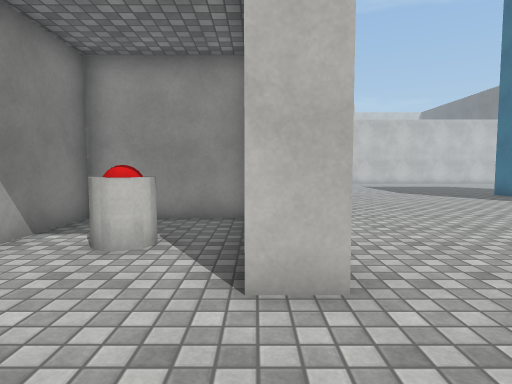
[1] (above)

20 first-person views from a walk through a scene from a Unity 3-D project. The camera is 1.2 m above the floor, tilts 4° down and sees 75° across. The floor is counted in squares, 1 m on a side. Each view is taken from the middle of a square. On the plan, view 1 faces up. The plan holds only what a view shows up to about 14 squares ahead; the rest is blank. The place goes on beyond the plan. The player is left out. Surface patterns are stand-ins for the level's own textures.

[2]
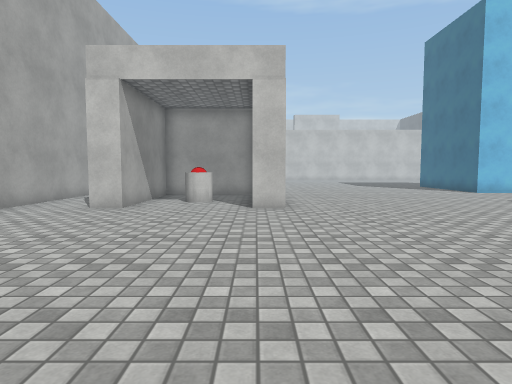

[3]
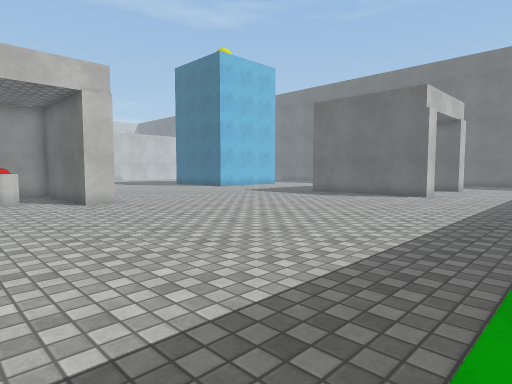

[4]
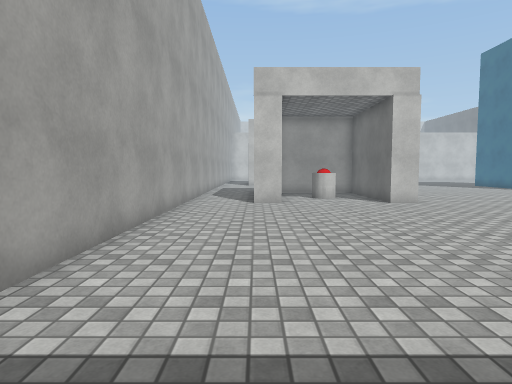

[5]
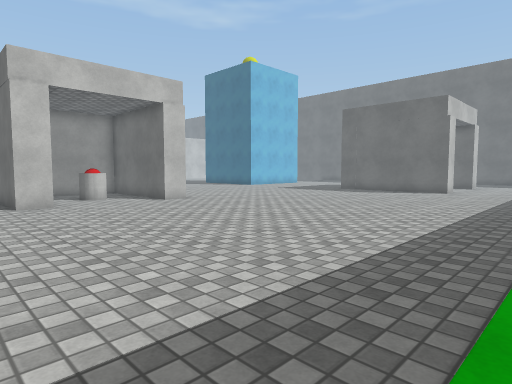

[6]
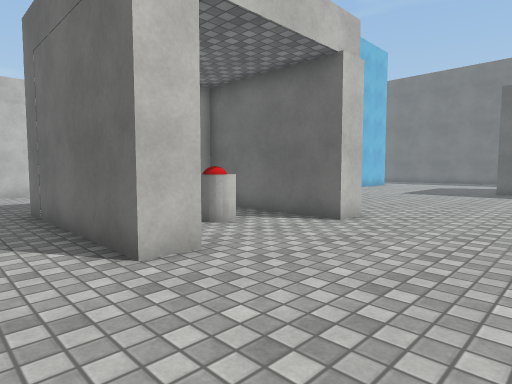

[7]
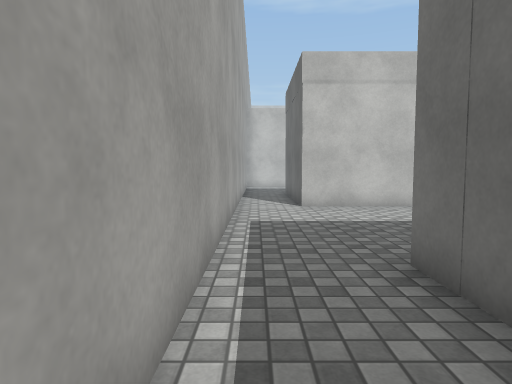

[8]
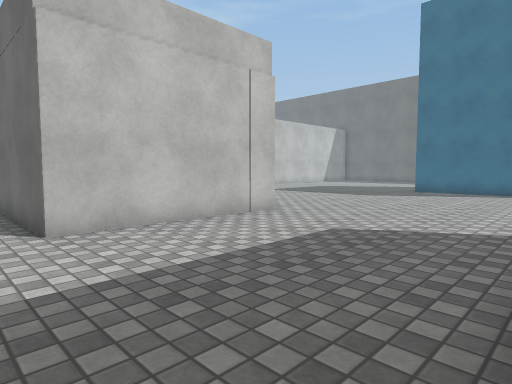

[9]
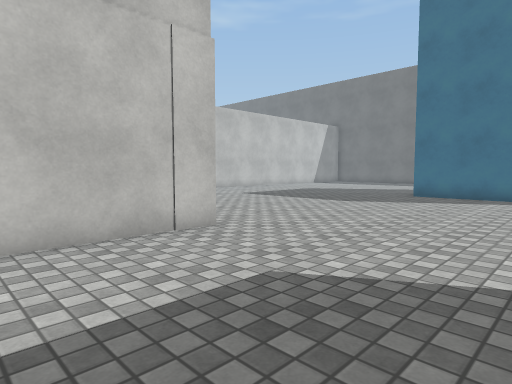

[10]
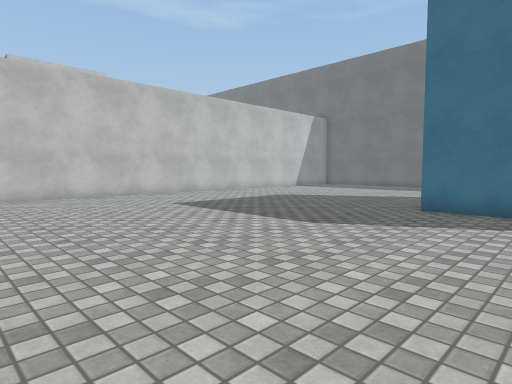

[11]
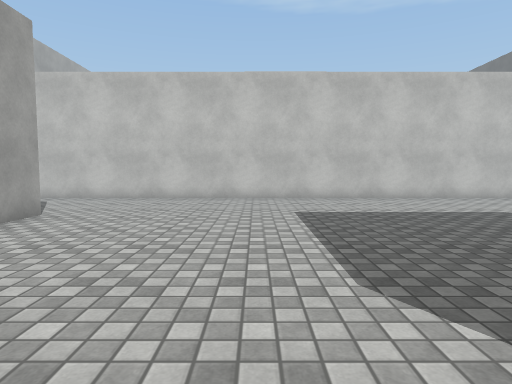

[12]
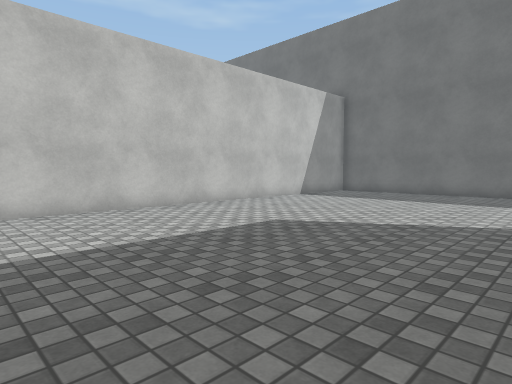

[13]
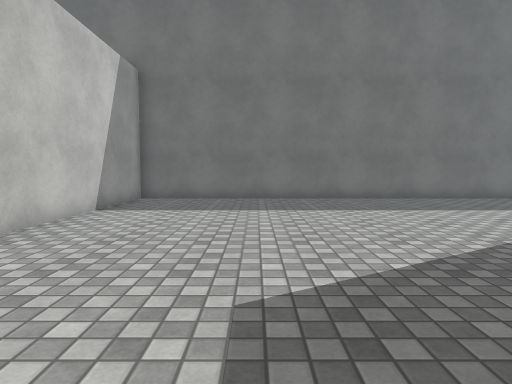

[14]
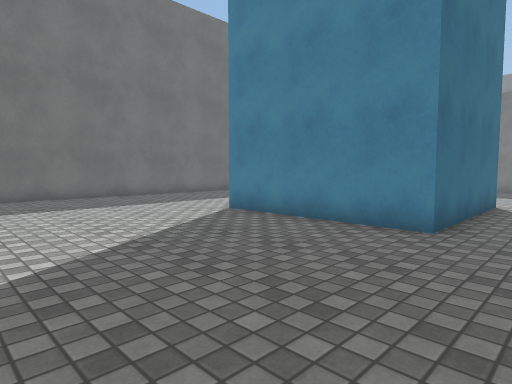

[15]
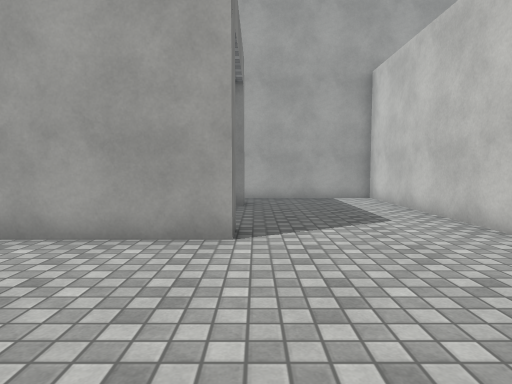

[16]
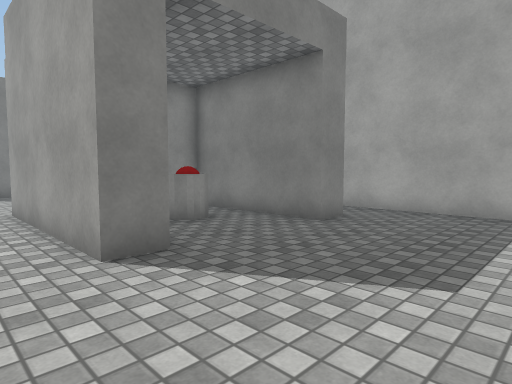

[17]
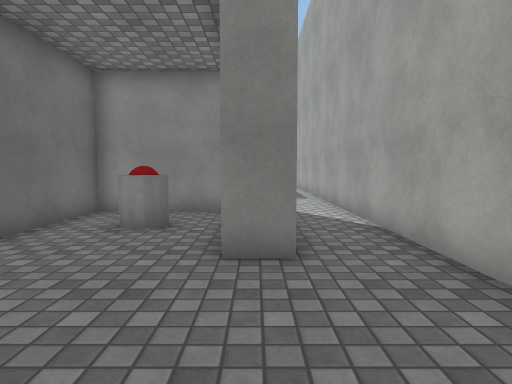

[18]
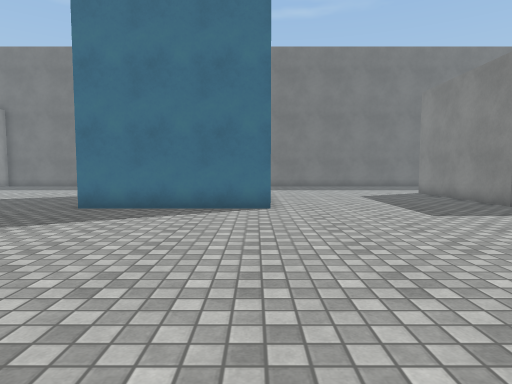

[19]
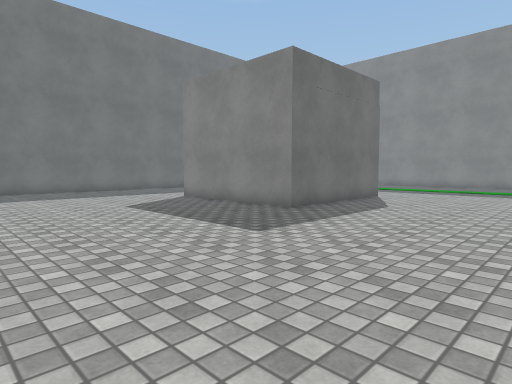

[20]
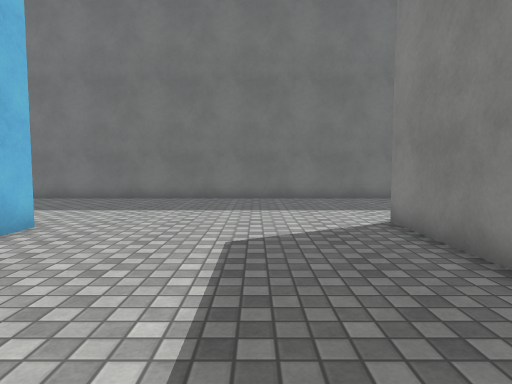

### Floor plan
Points are (right, up) in squares from view 1. A wall is a line through its corners. A room is listed if a view was taken in it or the views show most of it. See-through windows are left out.
Room 1 (views 1, 2, 3, 4, 5, 6, 7, 8, 9, 10, 11, 12, 13, 14, 15, 16, 17, 18, 19, 20)
walls: (11, 9.5) (11, 15.4) (16.9, 15.4); (1, 3.1) (-0.1, 3.1) (-0.1, 8.1) (-4.1, 8.1) (-4.1, 3.1) (-5.1, 3.1) (-5.1, 9.1); (-0.6, 9.1) (-0.1, 9.1); (16.9, 9.6) (15.9, 9.6); (11.5, -3.5) (11.5, 2) (17.5, 2); (-0.6, 21.6) (0.4, 21.6) (0.4, 15.7) (-5.5, 15.7) (-5.5, 20.3); (23.4, -0.5) (23.4, 26.6) (-7.6, 26.6) (-7.6, -5.7); (-5.6, 21.6) (-4.5, 21.6) (-4.5, 16.7) (-0.6, 16.7) (-0.6, 20.4)
objects: other object (-3, 19) to (-2, 19); other object (-2, 5) to (-2, 6)

Positions as (right, up) in squares from view 1, and headings:
1: (0, 0), facing up
2: (0, -7), facing up
3: (-4, -9), facing up-right
4: (-5, -9), facing up
5: (-7, -9), facing up-right
6: (-7, -1), facing up-right
7: (-7, 5), facing up
8: (-7, 9), facing up-right
9: (-4, 10), facing up-right
10: (1, 12), facing up-right
11: (6, 13), facing up
12: (7, 17), facing up-right
13: (10, 22), facing right
14: (9, 22), facing down-right
15: (6, 22), facing left
16: (2, 26), facing down-left
17: (-5, 26), facing down
18: (1, 10), facing right
19: (5, 10), facing down-right
20: (10, 5), facing right
